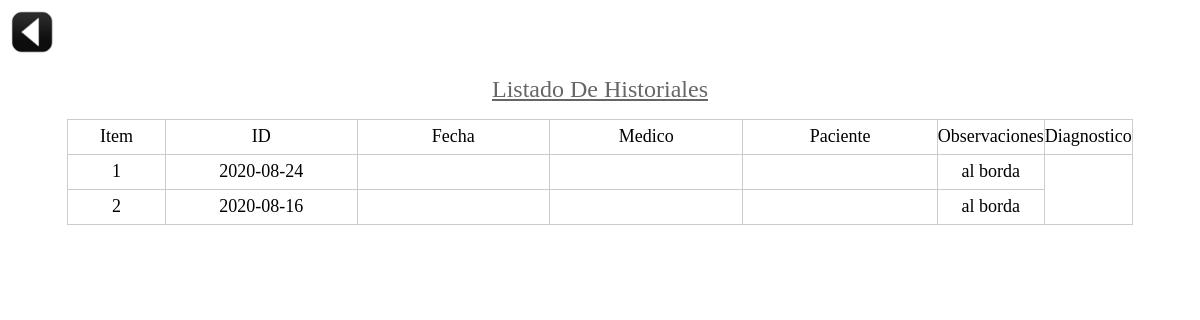
The app's page /historiales/listado.php, older data.
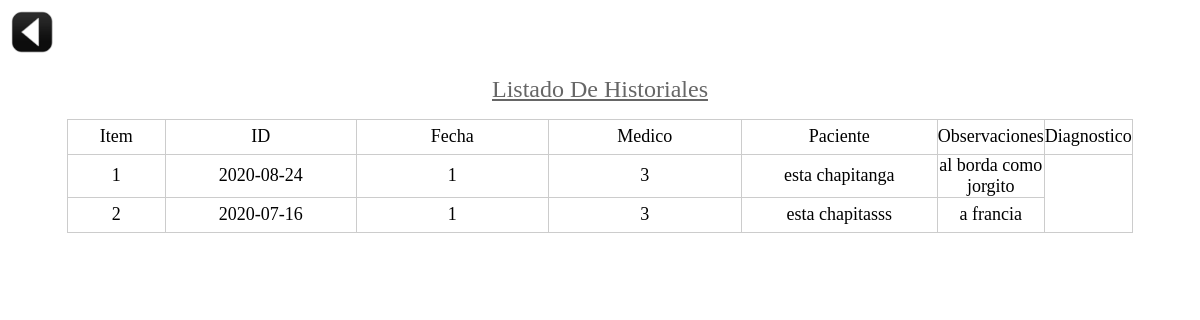
The same page, newer data.
### tables this page shows
CREATE TABLE `historiales` (
  `id_historial` int(8) NOT NULL,
  `fecha_historial` date DEFAULT NULL,
  `clinico_historial` varchar(50) DEFAULT NULL,
  `paciente_historial` varchar(50) DEFAULT NULL,
  `observacion_historial` varchar(200) DEFAULT NULL,
  `diagnostico_historial` varchar(200) DEFAULT NULL
);

### historiales/listado.php (the view, shortened to what this page needs)
<html>
<head>
</head>
<body>
<div class="row">
    <div class="col-sm-2"><h2>
		<img border="0" src="../img/atras.png" width="48" height="48" title="Volver al menú"
		onclick=location.href='../historiales/'; onKeyPress=location.href='../historiales/'; style='cursor:pointer';/>
	</h2>
	</div>
<?php
include "../conexion.php";
$sql = "SELECT * from historiales order by id_historial";
	$query = $mysqli->query($sql);
	while($resultado = $query->fetch_assoc()) {
        $historiales[] = $resultado;
    }
?>
<p align="center"> <font face="Verdana" size="5" color="#666666"><u>Listado De Historiales</u></font></i></p>
<div align="center">
  <center>
 <table border="1" cellpadding="0" cellspacing="0"  bordercolor="#CCCCCC" style="border-collapse: collapse" width="90%">
  <tr>
      <td width="10%" height="35"><p align="center"><font face="Verdana" size="4" >Item</font></i></td>
      <td width="20%" height="35"><p align="center"><font face="Verdana" size="4" >ID</font></i></td>
	  <td width="20%" height="35"><p align="center"><font face="Verdana" size="4" >Fecha</font></i></td>
	  <td width="20%" height="35"><p align="center"><font face="Verdana" size="4" >Medico</font></i></td>
	  <td width="20%" height="35"><p align="center"><font face="Verdana" size="4" >Paciente</font></i></td>
      <td width="20%" height="35"><p align="center"><font face="Verdana" size="4" >Observaciones</font></i></td>
	  <td width="20%" height="35"><p align="center"><font face="Verdana" size="4" >Diagnostico</font></i></td>
	  </tr>
	<?php $long = count($historiales);
				for($i=0; $i< $long; $i++){
				?>
  <tr>
    <td width="10%" height="35">  <p align="center"><font face="Verdana" size="4" ><?php echo $i+1;?></font></i></td>
    <td width="20%" height="35">  <p align="center"><font face="Verdana" size="4" ><?php echo $historiales[$i]['fecha_historial'];?></font></i></td>
	<td width="20%" height="35">  <p align="center"><font face="Verdana" size="4" ><?php echo $historiales[$i]['clinico_historial'];?></font></i></td>
	<td width="20%" height="35">  <p align="center"><font face="Verdana" size="4" ><?php echo $historiales[$i]['paciente_historial'];?></font></i></td>
	<td width="10%" height="35">  <p align="center"><font face="Verdana" size="4" ><?php echo $historiales[$i]['observacion_historial'];?></font></i></td>
	<td width="10%" height="35">  <p align="center"><font face="Verdana" size="4" ><?php echo $historiales[$i]['diagnostico_historial'];?></font></i></td>
	</tr>
  <?php  } ?>
  </table>
  </center>
</div>
</body>
</html>

Row changes from the older to the newer data that the page shows:
removed historiales: fecha_historial "2020-08-16", diagnostico_historial "al borda"
changed historiales: clinico_historial (not shown) → "1"; paciente_historial (not shown) → "3"; observacion_historial (not shown) → "esta chapitanga"; diagnostico_historial "al borda" → "al borda como jorgito"
added historiales: fecha_historial "2020-07-16", clinico_historial "1", paciente_historial "3", observacion_historial "esta chapitasss", diagnostico_historial "a francia"
